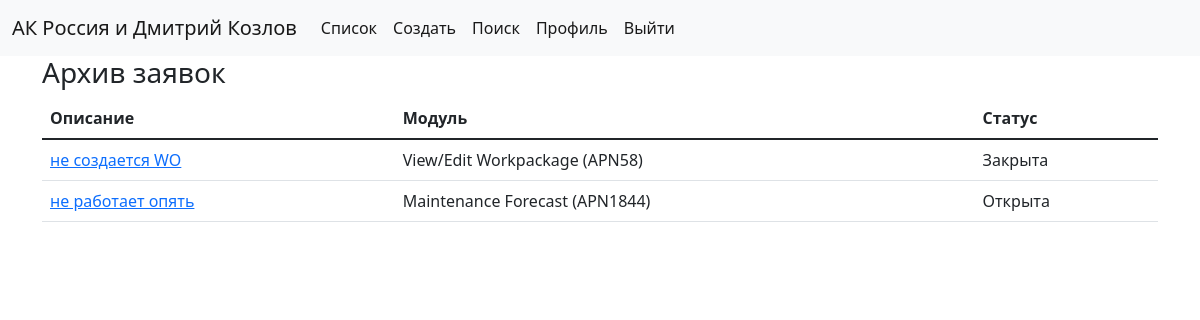
The page /account/archive/ (signed in) on the database as committed earlier.
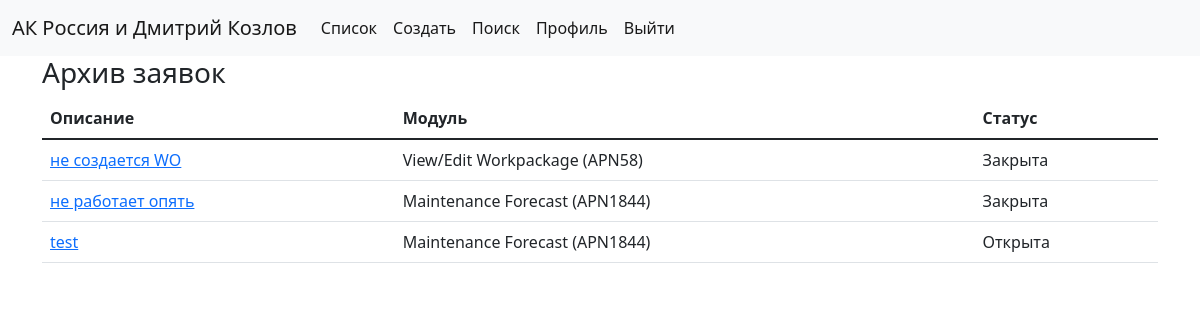
The same page on the database as committed later.
### cases/models.py (models this page shows, shortened)
class Case(models.Model):
    title = models.CharField(max_length=255)
    description = models.TextField()
    module = models.ForeignKey(AMOSModule, on_delete=models.CASCADE)
    docfile = models.FileField(upload_to=case_directory_path, blank=True, null=True)
    author = models.ForeignKey(User, on_delete=models.SET_NULL, blank=True, null=True)
    created = models.DateTimeField(auto_now_add=True)
    active = models.BooleanField(default=True)
    def get_absolute_url(self):
        return reverse('cases:detail', args=[str(self.id)])

class AMOSModule(models.Model):
    apn = models.IntegerField()
    name = models.CharField(max_length=155)
    def __str__(self):
        return f"{self.name} (APN{self.apn})"

### account/views.py (the view)
# urls.py: path('archive/', ArchiveView.as_view(), name='archive'),
class ArchiveView(LoginRequiredMixin, View):
    template_name = 'account/archive.html'
    def get(self, request):
        items = Case.objects.filter(author=request.user)
        context = {
            'items': items
        }
        return render(request, template_name=self.template_name, context=context)

### account/models.py (called while the page is built)
    def __str__(self):
        return self.airline

### account/templates/account/archive.html (shortened to what this page needs)
{% extends "cases/base.html" %}
{% block content %}
    <h3>Архив заявок</h3>
        {% include 'account/snippets/table.html' with items=items %}
{% endblock %}

### account/templates/account/snippets/table.html
<table class="table">
  <thead>
    <tr>
      <th scope="col">Описание</th>
      <th scope="col">Модуль</th>
      <th scope="col">Статус</th>
    </tr>
  </thead>
  <tbody>
  {% for item in items %}
    <tr>
      <td><a href="{{ item.get_absolute_url }}">{{ item.title }}</a></td>
      <td>{{ item.module }}</td>
      <td>{% if item.active %}Открыта{% else %}Закрыта{% endif %}</td>
    </tr>
  {% endfor %}
  </tbody>
</table>

Rows that differ between the two databases and show on the page:
changed Case "не работает опять": active "Открыта" → "Закрыта"
added Case: title "test", module "Maintenance Forecast (APN1844)", active "Открыта"
